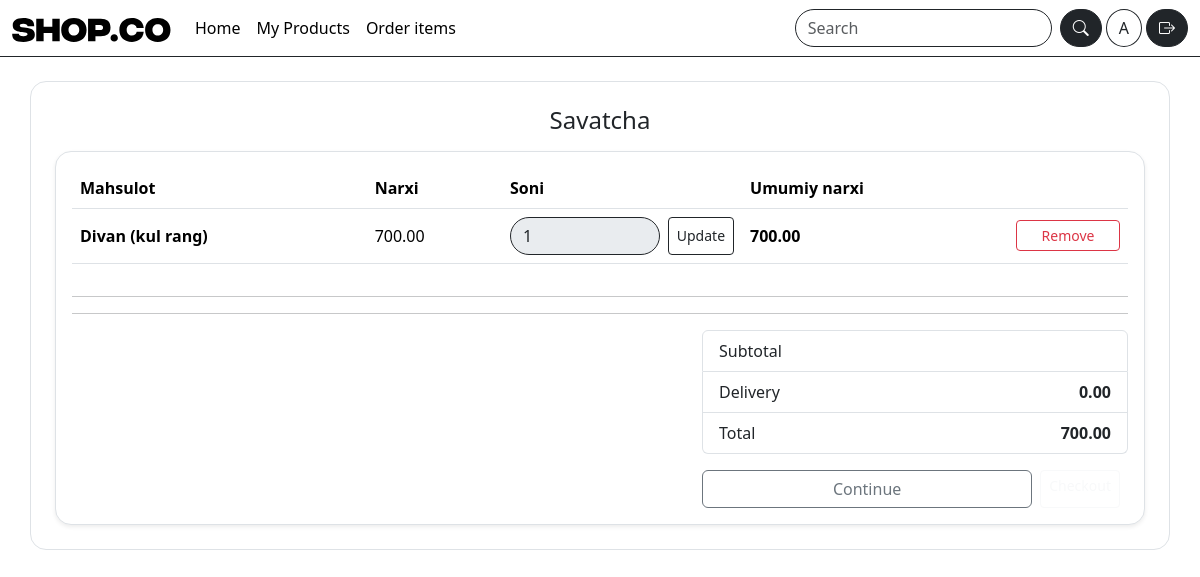
Before: /cart/ (signed in) with the older database file.
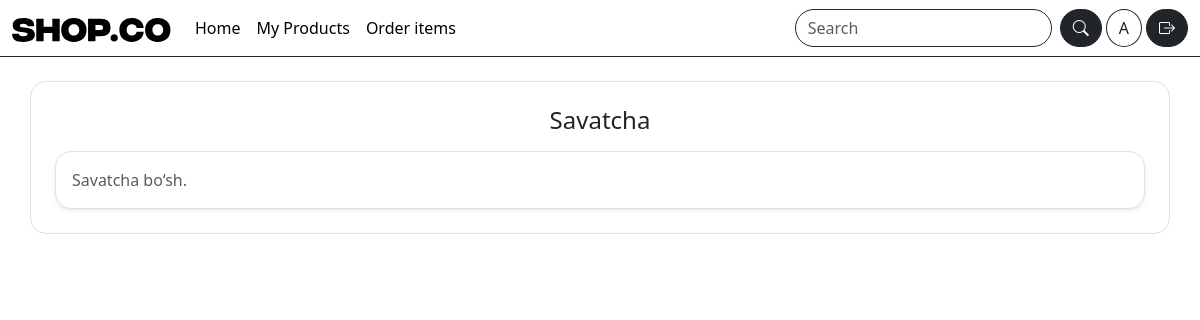
After: the same page with the newer database file.
### cart/models.py (models this page shows, shortened)
class CartItem(models.Model):
   cart = models.ForeignKey(Cart, on_delete=models.CASCADE, related_name="items")
   product = models.ForeignKey(Product, on_delete=models.CASCADE, related_name="cart_items")
   qty = models.PositiveIntegerField(default=1)
   unit_price = models.DecimalField(max_digits=12, decimal_places=2, default=Decimal("0.00"))
   created_at = models.DateTimeField(auto_now_add=True)
   def line_total(self):
       return self.unit_price * self.qty

### catalog/models.py (models this page shows, shortened)
class Product(models.Model):
   seller = models.ForeignKey(
       settings.AUTH_USER_MODEL,
       on_delete=models.CASCADE,
       related_name="products"
   )
   category = models.ForeignKey(
       Category,
       on_delete=models.SET_NULL,
       null=True,
       blank=True,
       related_name="products"
   )
   name = models.CharField(max_length=200)
   slug = models.SlugField(max_length=220, unique=True)
   price = models.DecimalField(max_digits=12, decimal_places=2, help_text="$")
   short_description = models.CharField(max_length=255, blank=True)
   description = models.TextField(blank=True)
   stock = models.PositiveIntegerField(default=0)
   is_active = models.BooleanField(default=True)
   main_image = models.ImageField(upload_to="products/main/", blank=True, null=True)
   created_at = models.DateTimeField(auto_now_add=True)

### cart/views.py (the view)
# urls.py: path("cart/", views.CartDetailView.as_view(), name="cart_detail"),
class CartDetailView(LoginRequiredMixin, TemplateView):
   template_name = "cart/cart_detail.html"
   def get_context_data(self, **kwargs):
       ctx = super().get_context_data(**kwargs)  # context dictionary = template uchun data dict
       cart = get_or_create_cart(self.request.user)
       ctx["cart"] = cart
       ctx["items"] = cart.items.select_related("product")
       ctx["subtotal"] = cart.subtotal()
       ctx["delivery"] = cart.delivery()
       ctx["total"] = cart.total()
       return ctx

### cart/models.py (called while the page is built)
   def subtotal(self):
       return sum((item.unit_price * item.qty) for item in self.items.all())

   def delivery(self):
       return Decimal("0.00") if self.subtotal() >= Decimal("500.00") else Decimal("25.00")

   def total(self):
       return self.subtotal() + self.delivery()

### cart/utils.py (called while the page is built)
def get_or_create_cart(user):
   cart, _ = Cart.objects.get_or_create(user=user)
   return cart

### templates/cart/cart_detail.html (shortened to what this page needs)
{% extends "base.html" %}
{% block content %}
<div class="container p-4 border rounded-4 rounded my-4">
    <h1 class="h4 mb-3 text-center">Savatcha</h1>
<div class="card border rounded-4 shadow-sm">
 <div class="card-body">
   {% if items.count == 0 %}
     <p class="text-muted mb-0">Savatcha bo‘sh.</p>
   {% else %}
     <div class="table-responsive">
       <table class="table align-middle">
         <thead>
           <tr><th>Mahsulot</th><th>Narxi</th><th style="width:240px;">Soni</th><th>Umumiy narxi</th><th style="width:120px;"></th></tr>
         </thead>
         <tbody>
           {% for item in items %}
             <tr>
               <td class="fw-semibold">{{ item.product.name }}</td>
               <td>{{ item.unit_price }}</td>
               <td>
                 <form method="post" action="{% url 'cart_update' item.product.id %}" class="d-flex gap-2">
                   <input disabled type="number" name="qty" min="1" value="{{ item.qty }}" class="form-control">
                   <button class="btn btn-outline-dark btn-sm">Update</button>
                 </form>
               </td>
               <td class="fw-semibold">{{ item.line_total }}</td>
               <td>
                 <form method="post" action="{% url 'cart_remove' item.product.id %}">
                   <button class="btn btn-outline-danger btn-sm w-100">Remove</button>
                 </form>
               </td>
             </tr>
           {% endfor %}
         </tbody>
       </table>
     </div>
     <hr>
     <hr>
     <div class="row justify-content-end">
       <div class="col-md-5">
         <ul class="list-group">
           <li class="list-group-item d-flex justify-content-between">
             <span>Subtotal</span><strong>{{ item.subtotal }}</strong>
           </li>
           <li class="list-group-item d-flex justify-content-between">
             <span>Delivery</span><strong>{{ delivery }}</strong>
           </li>
           <li class="list-group-item d-flex justify-content-between">
             <span>Total</span><strong>{{ total }}</strong>
           </li>
         </ul>
         <div class="d-flex gap-2 mt-3">
           <a class="btn btn-outline-secondary w-100" href="{% url 'product_list' %}">Continue</a>
          {% if request.user.is_authenticated %}
            <a class="btn btn-outline-light btn-sm me-2" href="{% url 'checkout' %}">Checkout</a>
        {% endif %}
         </div>
       </div>
     </div>
   {% endif %}
 </div>
</div>
</div>
{% endblock %}

Changed rows visible on the page:
removed CartItem: product.name "Divan (kul rang)", unit_price "700.00", qty "1", line_total "700.00"
Other visible differences:
{{ delivery }}: "0.00" → (not shown)
{{ total }}: "700.00" → (not shown)
text no longer shown: "Mahsulot Narxi Soni Umumiy narxi Subtotal Delivery Total Continue"
text now shown: "Savatcha bo‘sh."
